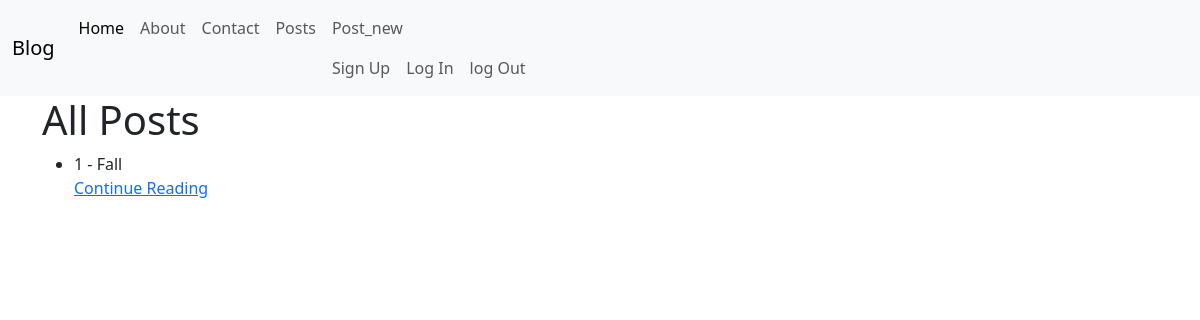
The app's page /posts/, older data.
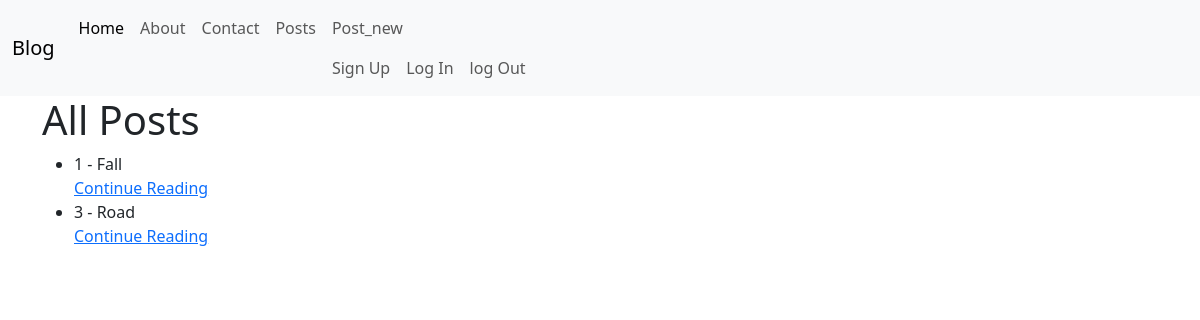
The same page, newer data.
### posts/models.py (models this page shows, shortened)
class Post(models.Model): # oop (object oriented programing)
    title = models.CharField(max_length=128)  # string
    subtitle = models.CharField(max_length=256)  # string
    body = models.TextField()  # string
    created_on = models.DateTimeField(auto_now_add=True)  # date / datetime
    author = models.ForeignKey(
        get_user_model(),
        on_delete=models.CASCADE
    )  # User model

### posts/views.py (the view)
# urls.py: path("", PostListView.as_view(), name="post_list"),
class PostListView(ListView): # GET requestto dysplay a liust of posts
    template_name = "post/list.html"
    model = Post
    context_object_name = "posts"

### templates/post/list.html (shortened to what this page needs)
{% extends 'base.html' %}
{% block content %}
    <h1>All Posts</h1>
    <div>
        <ul>
            {% for post in posts %}
                <li>{{post.id}} - {{ post.title}}</li>
                <a href="{% url 'post_detail' post.id %}">Continue Reading</a>
            {% endfor %}
        </ul>
    </div>
{% endblock %}

Row changes from the older to the newer data that the page shows:
added Post: id "3", title "Road"
